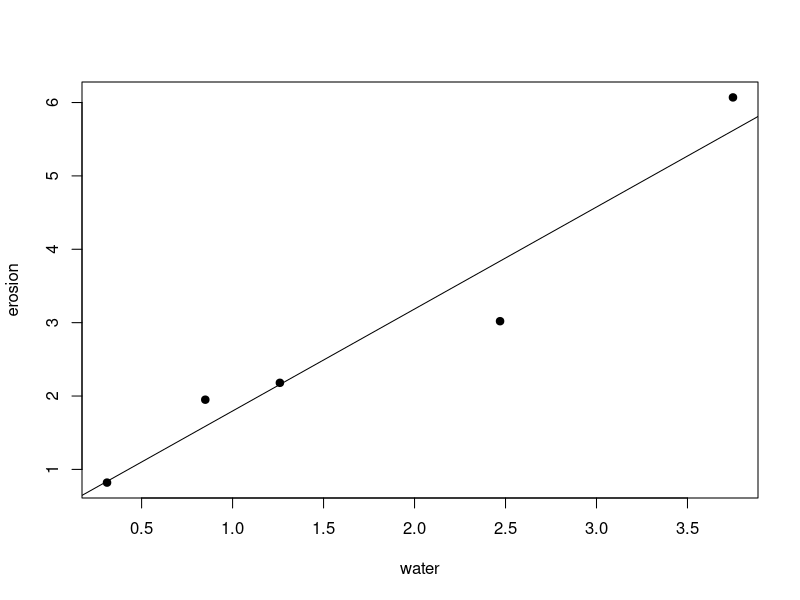

Here is the R script that generated this plot:
## ---- chunk 1
knitr::opts_chunk$set(echo = TRUE)
## ---- chunk 2
# trees=read.table("http://www.uio.no/studier/emner/matnat/math/STK4900/data/trees.txt",header=T)
# fit.both=lm(volume~diameter+height, data=trees)
# summary(fit.both)
## ---- chunk 3
water=c(0.31,0.85,1.26,2.47,3.75)
erosion=c(0.82,1.95,2.18,3.02,6.07)
fit=lm(erosion~water)
summary(fit)
plot(water,erosion,pch=19)
abline(fit)
## ---- chunk 4
# fit.both=lm(volume~diameter+I(diameter^2)+height, data=trees)
# summary(fit.both)
## ---- chunk 5
# fit.log=lm(log(volume)~log(height)+log(diameter), data=trees)
# summary(fit.log)
## ---- chunk 6
# bonedensity= read.table("http://www.uio.no/studier/emner/matnat/math/STK4900/data/bonedensity.txt",header=T)
# bonedensity$group=factor(bonedensity$group)
# lm.density=lm(density
## ---- chunk 7
# options(contrasts=c("contr.sum","contr.poly"))
# lm.density.sum=lm(density~group,data=bonedensity)
# summary(lm.density.sum)
## ---- chunk 8
# rats=read.table("http://www.uio.no/studier/emner/matnat/math/STK4900/data/rats.txt",header=T)
# rats$diet=factor(rats$diet)
# fit.rats=lm(time~diet,data=rats)
# summary(fit.rats)
# anova(fit.rats)
